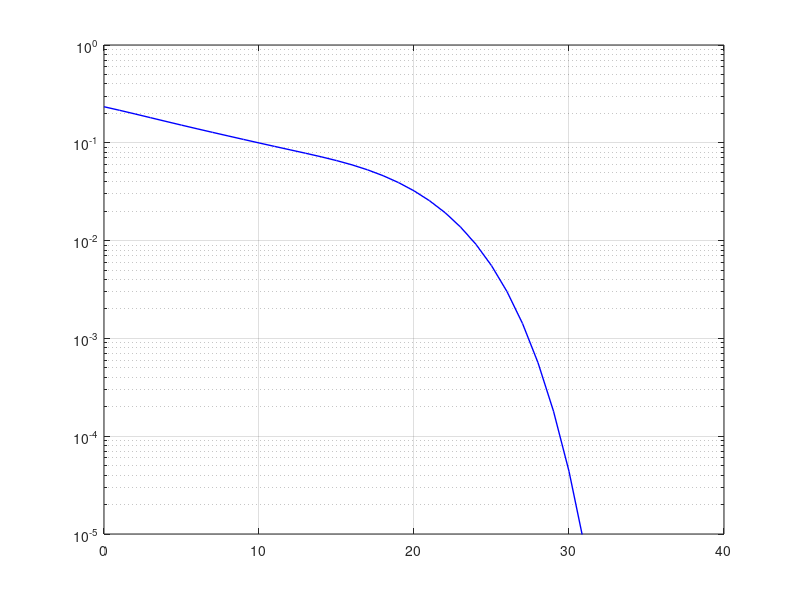
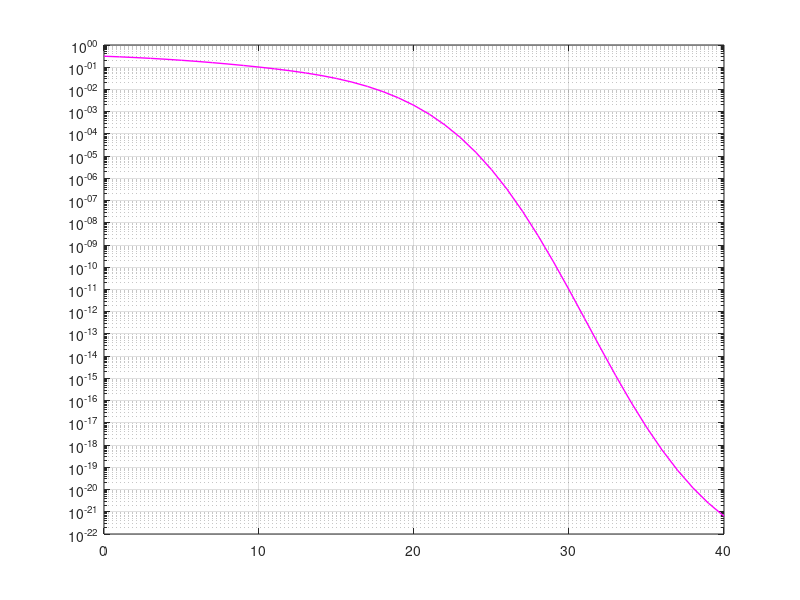
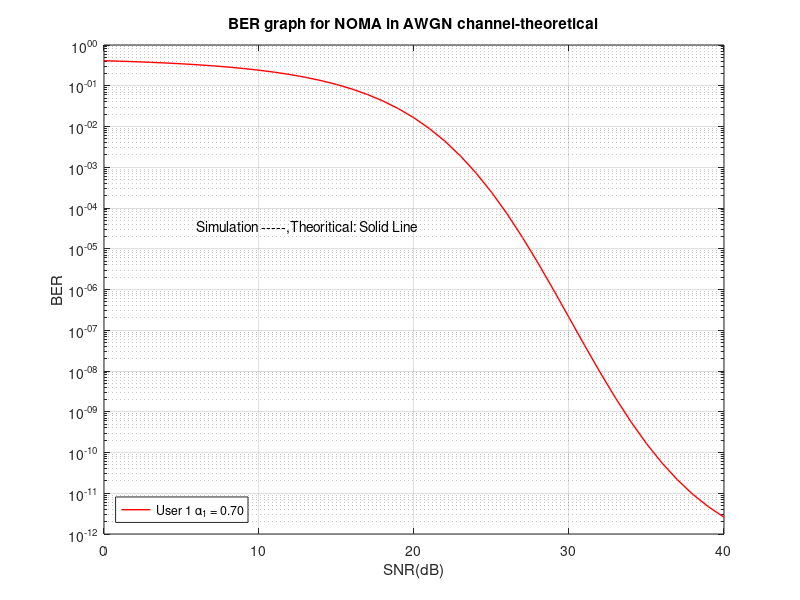

MATLAB code for these plots, in order:
% clear, clc;
P=1;
[a1, a2, a3] = deal(0.70, 0.25, 0.05);
a=[a1, a2, a3];
[A1, A2 ,A3] = deal(sqrt(P*a1),sqrt(P*a2),sqrt(P*a3));
A=[A1, A2 ,A3];
mtx1=[1 1 1;1 -1 1;1 1 -1;1 -1 -1];
mtx2=[1 1;1 -1];
mtx3=1;
M=3;OMEGA=1;zeta=0.001;
[ls1, ls2, ls3]=deal(4, 2, 1);
[sumt1, sumt2,~]=deal(0,0,0);
omega21=OMEGA*zeta*0;
omega22=OMEGA*zeta*0.75;
omega23=OMEGA*zeta*0.95;
SNR = 0:40;
gamma=10.^(SNR./10);
variance=P./gamma;
gamma1=P./(variance + omega21);
gamma2=P./(variance + omega22);
gamma3=P./(variance + omega23);   
snr1=pow2db(gamma1);
snr2=pow2db(gamma2);
snr3=pow2db(gamma3);
% correct power
for h =1:M 
        mtx1(:,h)=mtx1(:,h)*A(h);
end
for h =1:M-1 
        mtx2(:,h)=mtx2(:,h)*A(h+1);
end
mtx3=A(3)*mtx3;
% Summation Error
for j=1:ls1
    Y=mtx1(j,:);
    beta=sum(Y)/sqrt(P);
    betasic=beta.*sqrt(P./(P+gamma.*omega21));
    sumt1=sumt1+qfunc(betasic.*sqrt(gamma));
end
for j=1:ls2
   Y=mtx2(j,:);
   beta=sum(Y)/sqrt(P);
   betasic=beta.*sqrt(P./(P+gamma.*omega22));
   sumt2=sumt2+qfunc(betasic.*sqrt(gamma));
end

Y=mtx3;
beta=sum(Y)/sqrt(P);
betasic=beta.*sqrt(P./(P+gamma.*omega23));
sumt3=qfunc(betasic.*sqrt(gamma));

k1=1/ls1 .* sumt1;
k2=1/ls2 .* sumt2;
k3=1/ls3 .* sumt3;
%%
figure(1)
colorstring = 'bmrk';
semilogy(SNR,k1,'-','Color', colorstring(1),'LineWidth',1),hold on;grid on;
ylim([10^(-5) 1]);xlim([0 inf])
figure(2)
semilogy(SNR,k2,'-','Color', colorstring(2),'LineWidth',1),hold on;grid on;
figure(3)
semilogy(SNR,k3,'-','Color', colorstring(3),'LineWidth',1);hold on;grid on;
% snr = db2pow(SNR);
% theoryBer = qfunc(sqrt(snr));
% semilogy(SNR+13,theoryBer,'*-','Color',colorstring(4),'linewidth',1);
% ylim([10^(-5) 1])
legend('User 1 \alpha_1 = 0.70','User 2 \alpha_2 = 0.25','User 3 \alpha_4 = 0.05','BER for BPSK','Location','southwest');
txt1 = 'Simulation -----,Theoritical: Solid Line';
text(6,3.43e-05,txt1)
title('BER graph for NOMA in AWGN channel-theoretical');
xlabel('SNR(dB)');
ylabel('BER');
